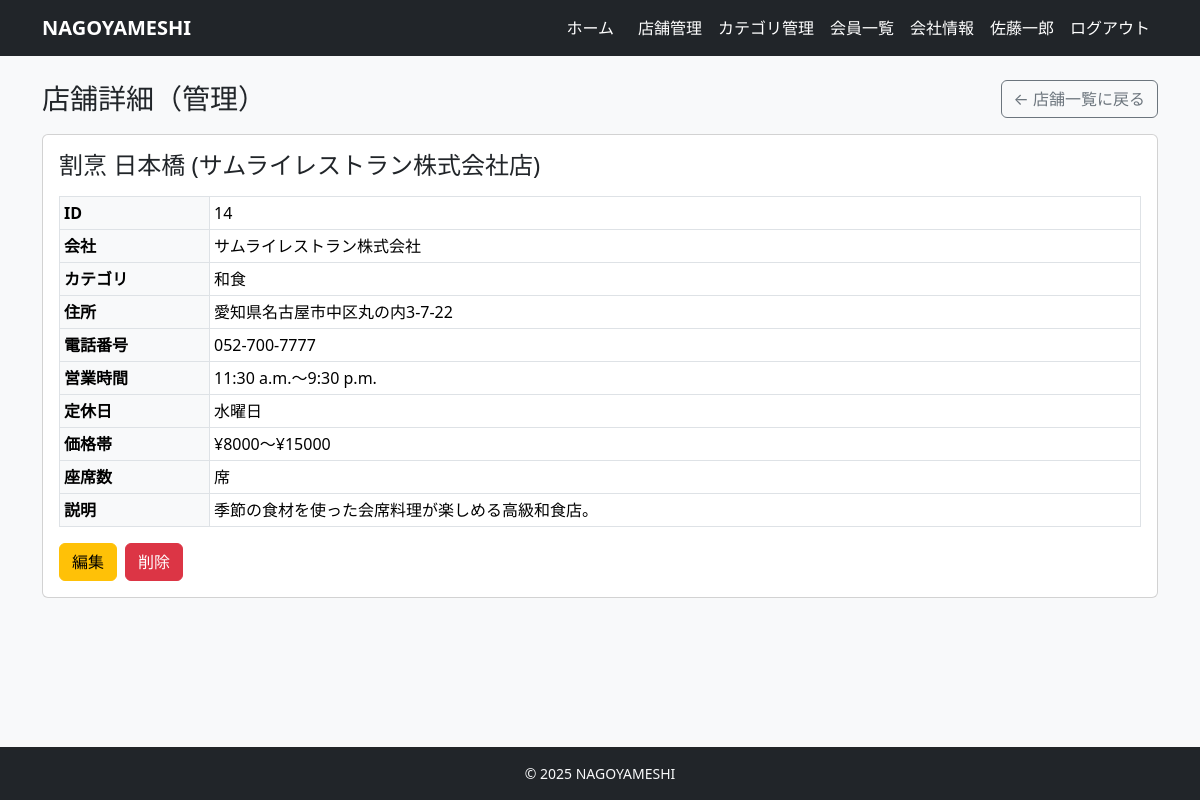
Screenshot of /owner/restaurants/14/ (signed in) with the database file from the repository.
### accounts/models.py (models this page shows, shortened)
class User(AbstractUser):
    username = None  # 使わない（メールログインにする）
    email = models.EmailField(unique=True)
    name = models.CharField(max_length=10)
    name_kana = models.CharField(max_length=10)
    zipcode = models.CharField(max_length=8)
    address = models.CharField(max_length=20)
    tel = models.CharField(max_length=11)
    company = models.ForeignKey(
        'restaurants.Company',
        verbose_name='所属会社',
        on_delete=models.SET_NULL,
        null=True,
        blank=True,
        related_name='staff_members'
    )
    is_paid_member = models.BooleanField(default=False)
    is_owner_member = models.BooleanField(default=False)
    created_at = models.DateTimeField(auto_now_add=True)
    updated_at = models.DateTimeField(auto_now=True)
    USERNAME_FIELD = 'email'
    REQUIRED_FIELDS = ['name', 'name_kana', 'zipcode', 'address', 'tel']
    objects = CustomUserManager()

### restaurants/models.py (models this page shows, shortened)
class Restaurant(models.Model):
    company = models.ForeignKey(
        Company,
        on_delete=models.CASCADE,
        related_name='restaurants',
    )
    category = models.ForeignKey(
        Category,
        on_delete=models.PROTECT,
        related_name='restaurants',
    )
    owner = models.ForeignKey(
        settings.AUTH_USER_MODEL,
        on_delete=models.CASCADE,
        related_name="my_restaurants",
        null=True,
        blank=True,
    )
    name = models.CharField(max_length=100)
    image = models.ImageField(upload_to='restaurant/', blank=True, null=True)
    description = models.TextField(blank=True)
    price_min = models.IntegerField()
    price_max = models.IntegerField()
    open_time = models.TimeField()
    close_time = models.TimeField()
    prefecture = models.CharField('都道府県', max_length=10, default='愛知県')
    city = models.CharField('市区町村', max_length=50, default='名古屋市')
    zipcode = models.CharField(max_length=10)
    address = models.CharField(max_length=200)
    tel = models.CharField(max_length=20)
    holiday = models.CharField(max_length=50, blank=True)  # 定休日
    created_at = models.DateTimeField(auto_now_add=True)
    updated_at = models.DateTimeField(auto_now=True)

class Company(models.Model):
    owner = models.OneToOneField(
        settings.AUTH_USER_MODEL,
        on_delete=models.CASCADE,
        related_name="owned_company",
        null=True,  # 既存データがあるなら最初は許可しておくと楽
        blank=True,
    )
    name = models.CharField(max_length=100)
    representative = models.CharField(max_length=100)
    established_at = models.DateField(null=True, blank=True)
    zipcode = models.CharField(max_length=10)
    address = models.CharField(max_length=200)
    business = models.TextField()  # 事業内容
    created_at = models.DateTimeField(auto_now_add=True)
    updated_at = models.DateTimeField(auto_now=True)

class Category(models.Model):
    company = models.ForeignKey(
        'Company',  # 文字列で指定しておくと定義順を気にせんでええけん無難や
        verbose_name="会社",
        on_delete=models.CASCADE, # 会社が消えたらカテゴリも消える
        null=True,  # 既存データがある場合に備えて一時的にTrue推奨
        blank=True
    )
    name = models.CharField("カテゴリ名", max_length=50)
    is_active = models.BooleanField("有効フラグ", default=True)
    created_at = models.DateTimeField(auto_now_add=True)
    updated_at = models.DateTimeField(auto_now=True)

### restaurants/views.py (the view)
# urls.py: path("owner/restaurants/<int:pk>/", views.OwnerRestaurantDetailView.as_view(), name="owner_restaurant_detail"), # 詳細
class OwnerRestaurantDetailView(LoginRequiredMixin, UserPassesTestMixin, DetailView):
    model = Restaurant
    template_name = "restaurants/owner_restaurant_detail.html"
    context_object_name = "restaurant"
    def test_func(self):
        restaurant = self.get_object()
        user = self.request.user
        return (user.is_authenticated
                and getattr(user, "is_owner_member", False)
                and hasattr(user, "company")
                and restaurant.company == user.company)

### templates/restaurants/owner_restaurant_detail.html (shortened to what this page needs)
{% extends "base.html" %}
{% block content %}
<div class="d-flex justify-content-between align-items-center mb-3">
    <h1 class="h3 mb-0">店舗詳細（管理）</h1>
    <a href="{% url 'restaurants:owner_restaurant_list' %}" class="btn btn-outline-secondary">
        ← 店舗一覧に戻る
    </a>
</div>
<div class="card">
    <div class="card-body">
        <div class="row">
            <div class="{% if restaurant.image %}col-md-8{% else %}col-12{% endif %}">
                <h2 class="h4 mb-3">{{ restaurant.name }}</h2>
                <table class="table table-sm table-bordered">
                    <tbody>
                        <tr>
                            <th style="width: 150px;" class="bg-light">ID</th>
                            <td>{{ restaurant.id }}</td>
                        </tr>
                        <tr>
                            <th class="bg-light">会社</th>
                            <td>{{ restaurant.company.name }}</td>
                        </tr>
                        <tr>
                            <th class="bg-light">カテゴリ</th>
                            <td>{{ restaurant.category.name }}</td>
                        </tr>
                        <tr>
                            <th class="bg-light">住所</th>
                            <td>{{ restaurant.address }}</td>
                        </tr>
                        <tr>
                            <th class="bg-light">電話番号</th>
                            <td>{{ restaurant.tel }}</td>
                        </tr>
                        <tr>
                            <th class="bg-light">営業時間</th>
                            <td>{{ restaurant.open_time }}〜{{ restaurant.close_time }}</td>
                        </tr>
                        <tr>
                            <th class="bg-light">定休日</th>
                            <td>{{ restaurant.holiday }}</td>
                        </tr>
                        <tr>
                            <th class="bg-light">価格帯</th>
                            <td>¥{{ restaurant.price_min }}〜¥{{ restaurant.price_max }}</td>
                        </tr>
                        <tr>
                            <th class="bg-light">座席数</th>
                            <td>{{ restaurant.seats }}席</td>
                        </tr>
                        <tr>
                            <th class="bg-light">説明</th>
                            <td>{{ restaurant.description|linebreaksbr }}</td>
                        </tr>
                    </tbody>
                </table>
                <div class="d-flex gap-2 mt-3">
                    <a href="{% url 'restaurants:owner_restaurant_update' restaurant.pk %}" class="btn btn-warning">
                         編集
                    </a>
                    <a href="{% url 'restaurants:owner_restaurant_delete' restaurant.pk %}" class="btn btn-danger">
                         削除
                    </a>
                </div>
            </div>
        </div>
    </div>
</div>
{% endblock %}

### templates/base.html (shortened to what this page needs)
<!DOCTYPE html>
<html lang="ja">
<head>
    <link href="https://cdn.jsdelivr.net/npm/bootstrap@5.3.3/dist/css/bootstrap.min.css" rel="stylesheet"
>
</head>
<body class="bg-light d-flex flex-column min-vh-100">
    <nav class="navbar navbar-expand-lg navbar-dark bg-dark mb-4">
        <div class="container">
            <a class="navbar-brand fw-bold" href="/">NAGOYAMESHI</a>
            <div class="collapse navbar-collapse" id="navbarNav">
                <ul class="navbar-nav ms-auto align-items-center">
                    {% if user.is_authenticated %}
                    {% if user.is_owner_member %}
                    <li class="nav-item">
                        <a class="nav-link me-2" href="{% url 'restaurants:owner_dashboard' %}">ホーム</a>
                    </li>
                    {% else %}
                    <li class="nav-item">
                        <a class="nav-link me-2" href="{% url 'restaurants:restaurant_list' %}">ホーム</a>
                    </li>
                    {% endif %}
                    {% if user.is_owner_member %}
                    <li class="nav-item"><a class="nav-link"
                            href="{% url 'restaurants:owner_restaurant_list' %}">店舗管理</a></li>
                    <li class="nav-item"><a class="nav-link"
                            href="{% url 'restaurants:owner_category_list' %}">カテゴリ管理</a></li>
                    <li class="nav-item"><a class="nav-link" href="{% url 'restaurants:owner_member_list' %}">会員一覧</a>
                    </li>
                    <li class="nav-item"><a class="nav-link" href="{% url 'restaurants:company_detail' %}">会社情報</a></li>
                    {% endif %}
                    {% if not user.is_owner_member %}
                    <li class="nav-item dropdown ms-2">
                        <a class="nav-link dropdown-toggle" href="#" id="navbarDropdown" role="button"
                            data-bs-toggle="dropdown" aria-expanded="false">
                            {{ user.name|default:user.email }}
                        </a>
                        <ul class="dropdown-menu dropdown-menu-end" aria-labelledby="navbarDropdown">
                            <li><a class="dropdown-item" href="{% url 'accounts:user_profile' %}">会員情報</a></li>
                            <li><a class="dropdown-item" href="{% url 'reservations:reservation_list' %}">予約一覧</a></li>
                            <li><a class="dropdown-item" href="{% url 'restaurants:my_favorite_list' %}">お気に入り一覧</a>
                            </li>
                            <li>
                                <hr class="dropdown-divider">
                            </li>
                            <li><a class="dropdown-item" href="{% url 'accounts:payment_method' %}">お支払い方法</a></li>
                            <li><a class="dropdown-item" href="{% url 'accounts:subscription_cancel' %}">有料プラン解約</a>
                            </li>
                            <li>
                                <hr class="dropdown-divider">
                            </li>
                            <li>
                                <form method="post" action="{% url 'accounts:logout' %}">
                                    {% csrf_token %}
                                    <button type="submit" class="dropdown-item w-100 text-start">
                                        ログアウト
                                    </button>
                                </form>
                            </li>
                        </ul>
                    </li>
                    {% else %}
                    <li class="nav-item ms-2">
                        <span class="navbar-text me-2">{{ user.name|default:user.email }}</span>
                    </li>
                    <li class="nav-item">
                        <form method="post" action="{% url 'accounts:logout' %}" class="d-inline">
                            <button type="submit" class="btn btn-link nav-link">
                                ログアウト
                            </button>
                        </form>
                    </li>
                    {% endif %}
                    {% endif %}
                </ul>
            </div>
        </div>
    </nav>
    <main class="container mb-5 flex-grow-1">
        {% block content %}{% endblock %}
    </main>
    <footer class="bg-dark text-light py-3 mt-auto">
        <div class="container text-center small">
            &copy; {{ now|default:"2025" }} NAGOYAMESHI
        </div>
    </footer>
</body>
</html>

### templates/base.html (style rules this page uses)
.navbar.navbar-dark .navbar-brand, .navbar.navbar-dark .navbar-text, .navbar.navbar-dark .navbar-nav .nav-link, .navbar.navbar-dark .navbar-nav .nav-link:visited, .navbar.navbar-dark .btn-link.nav-link, .navbar.navbar-dark .dropdown-toggle { color: #ffffff !important; }

### rows the page displays
User: name "佐藤一郎"
Restaurant: name "割烹 日本橋 (サムライレストラン株式会社店)", id "14", company.name "サムライレストラン株式会社", category.name "和食", address "愛知県名古屋市中区丸の内3-7-22", tel "052-700-7777", open_time "11:30 a.m.", close_time "9:30 p.m.", holiday "水曜日", price_min "8000", price_max "15000", description "季節の食材を使った会席料理が楽しめる高級和食店。"

### other values shown
{{ now|default:"2025" }} "2025"
